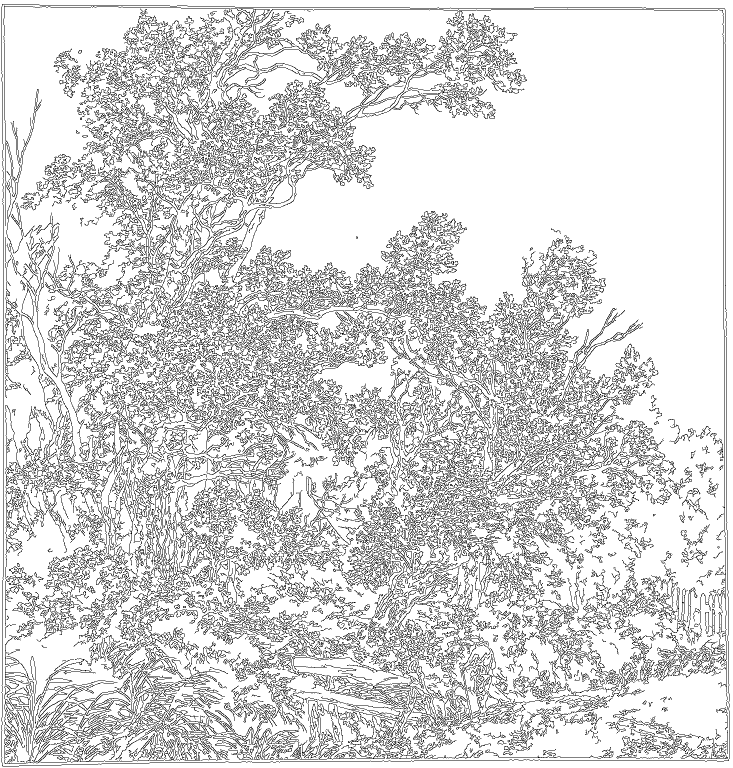
#> input picture paper/ppt_assets/clp4k_v6_union_en_000001_lineart.png, 1465 x 1536 px (shown at 1/2 size)
$ python -i cleaning.py   (imports and definitions only)   (older library calls are emulated)
#> lines starting #> are read from the running program, lines starting #| are printed output that depends on the picture; after the words box and inside, x2 and y2 are one past the last pixel; in counts of white or black regions, pixels touching at a corner belong together
from __future__ import annotations

from dataclasses import dataclass
from pathlib import Path
from typing import Any
import json

import cv2
import numpy as np
from PIL import Image
from PIL import UnidentifiedImageError


Image.MAX_IMAGE_PIXELS = None


@dataclass
class ImageQualityReport:
    width: int
    height: int
    aspect_ratio: float
    blur_score: float
    entropy: float
    border_score: float
    text_like_score: float
    blank_ratio: float
    mean_brightness: float
    phash: str
    quality_score: float
    flags: list[str]

    def to_dict(self) -> dict[str, Any]:
        return self.__dict__.copy()


def load_image_rgb(path: str | Path) -> np.ndarray:
    return np.asarray(Image.open(path).convert("RGB"))


def phash_hex(rgb: np.ndarray, hash_size: int = 8, highfreq_factor: int = 4) -> str:
    gray = cv2.cvtColor(rgb, cv2.COLOR_RGB2GRAY).astype(np.float32)
    size = hash_size * highfreq_factor
    resized = cv2.resize(gray, (size, size), interpolation=cv2.INTER_AREA)
    dct = cv2.dct(resized)
    dct_low = dct[:hash_size, :hash_size]
    median = np.median(dct_low[1:, 1:])
    bits = dct_low > median
    value = 0
    for bit in bits.flatten():
        value = (value << 1) | int(bit)
    return f"{value:0{hash_size * hash_size // 4}x}"


def hamming_hex(a: str, b: str) -> int:
    return int(bin(int(a, 16) ^ int(b, 16)).count("1"))


def shannon_entropy(gray: np.ndarray) -> float:
    hist = cv2.calcHist([gray.astype(np.uint8)], [0], None, [256], [0, 256]).ravel()
    prob = hist / max(hist.sum(), 1.0)
    prob = prob[prob > 0]
    return float(-(prob * np.log2(prob)).sum())


def border_score(gray: np.ndarray, border_frac: float = 0.08) -> float:
    h, w = gray.shape
    bx = max(1, int(w * border_frac))
    by = max(1, int(h * border_frac))
    mask = np.zeros_like(gray, dtype=bool)
    mask[:by, :] = True
    mask[-by:, :] = True
    mask[:, :bx] = True
    mask[:, -bx:] = True
    border = gray[mask]
    center = gray[~mask]
    if len(center) == 0:
        return 0.0
    return float(abs(border.mean() - center.mean()) / 255.0)


def blank_space_ratio(gray: np.ndarray) -> float:
    return float((gray > 235).mean())


def blur_score(gray: np.ndarray) -> float:
    return float(cv2.Laplacian(gray, cv2.CV_32F).var())


def text_like_score(gray: np.ndarray) -> float:
    edges = cv2.Canny(gray.astype(np.uint8), 100, 200)
    kernel = cv2.getStructuringElement(cv2.MORPH_RECT, (9, 3))
    merged = cv2.morphologyEx(edges, cv2.MORPH_CLOSE, kernel)
    num_labels, _, stats, _ = cv2.connectedComponentsWithStats(merged, connectivity=8)
    score = 0.0
    area = gray.shape[0] * gray.shape[1]
    for idx in range(1, num_labels):
        _, _, w, h, comp_area = stats[idx]
        if w > h * 2 and comp_area > area * 0.002:
            score += comp_area / area
    return float(score)


def evaluate_image_quality(path: str | Path) -> ImageQualityReport:
    rgb = load_image_rgb(path)
#> in load_image_rgb, `return np.asarray(Image.open(path).convert("RGB"))`: returned value: shape (1536, 1465, 3); 83.9% white; black in thin lines or dots
    gray = cv2.cvtColor(rgb, cv2.COLOR_RGB2GRAY).astype(np.float32)
#> gray: shape (1536, 1465) float32; 83.9% white; black in thin lines or dots
    width = int(rgb.shape[1])
#> width = 1465
    height = int(rgb.shape[0])
#> height = 1536
    aspect = width / max(height, 1)
#> aspect = 0.954
    blur = blur_score(gray)
#> blur = 102109.6
    entropy = shannon_entropy(gray)
#> in shannon_entropy, `hist = cv2.calcHist([gray.astype(np.uint8)], [0], None, [256], [0, 256..`: hist = 256 values, max 1888201 at index 255, min 0 at index 1, mean 8790
#> in shannon_entropy, `prob = hist / max(hist.sum(), 1.0)`: prob = 256 values, max 0.839 at index 255, min 0 at index 1, mean 0.00391
#> in shannon_entropy, `prob = prob[prob > 0]`: prob = [0.161, 0.839]
#> entropy = 0.636
    border = border_score(gray)
#> border = 0.0619
    text_score = text_like_score(gray)
#> in text_like_score, `edges = cv2.Canny(gray.astype(np.uint8), 100, 200)`:
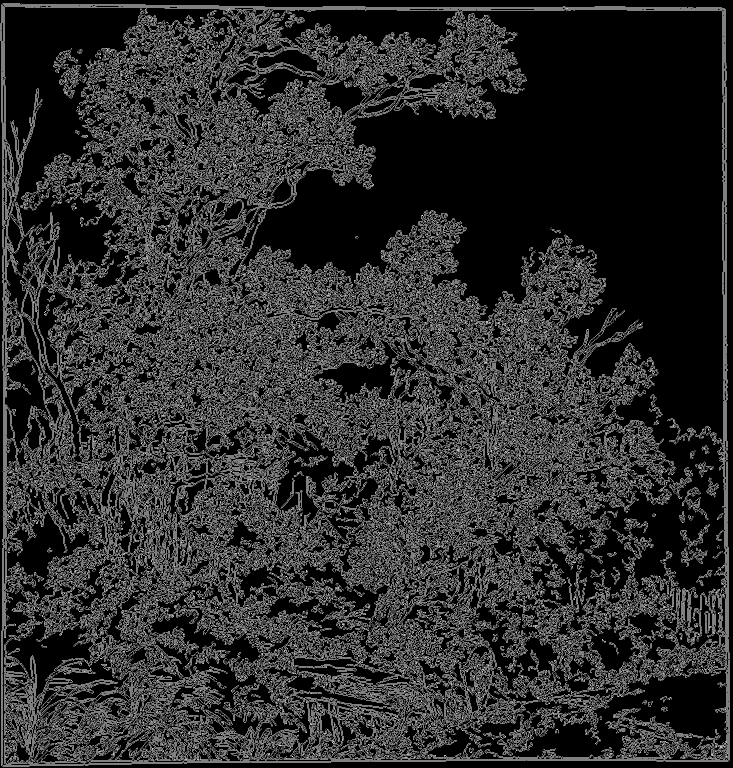
#> edges: shape (1536, 1465) (shown at 1/2 size); 17.7% white in thin lines or dots
#> in text_like_score, `merged = cv2.morphologyEx(edges, cv2.MORPH_CLOSE, kernel)`:
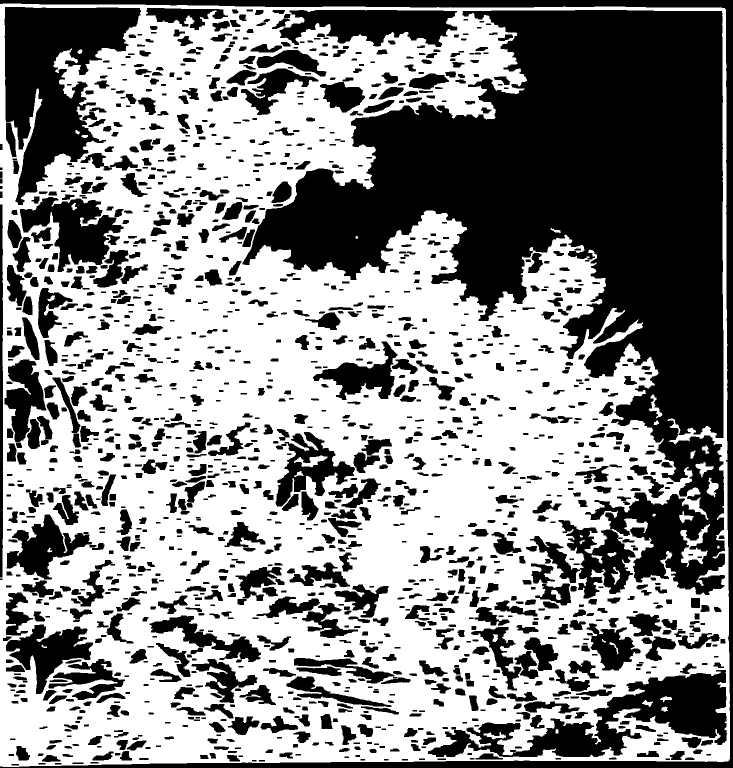
#> merged: shape (1536, 1465) (shown at 1/2 size); 55.2% white; 1607 black regions (1 under 20 px), largest, box (x1, y1, x2, y2) and area: (485, 20, 1450, 1190) 448695, (9, 14, 282, 410) 54247, (0, 0, 1465, 1536) 49609
#> in text_like_score, `num_labels, _, stats, _ = cv2.connectedComponentsWithStats(merged, con..`: num_labels = 39; stats = 39 rows, first 6: [0, 0, 1465, 1536, 1008364], [0, 7, 1460, 1527, 1234761], [155, 99, 10, 9, 64], [151, 260, 9, 9, 51], [163, 270, 13, 6, 65], [143, 406, 11, 15, 94]
#> the loop in text_like_score, `for idx in range(1, num_labels):` made 38 passes
#> (w, h, comp_area) on passes 1, 2, 3, 4, 5, 6, 7, 8, 10, 11, 12, 13: (1460, 1527, 1234761), (10, 9, 64), (9, 9, 51), (13, 6, 65), (11, 15, 94), (21, 12, 89), (6, 6, 25), (17, 12, 102), (28, 48, 403), (11, 9, 64), (16, 17, 138), (11, 16, 104)
#> after the loop in text_like_score, `for idx in range(1, num_labels):`: score = 0
#> text_score = 0
    blank_ratio = blank_space_ratio(gray)
#> blank_ratio = 0.839
    brightness = float(gray.mean())
#> brightness = 214
    p_hash = phash_hex(rgb)
#> in phash_hex, `resized = cv2.resize(gray, (size, size), interpolation=cv2.INTER_AREA)`:
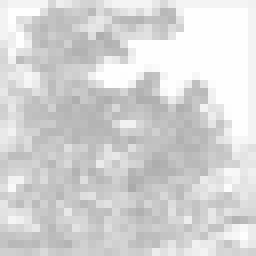
#> resized: shape (32, 32) float32 (shown 8 times larger); min 170.1, max 255, mean 214
#> in phash_hex, `dct = cv2.dct(resized)`:
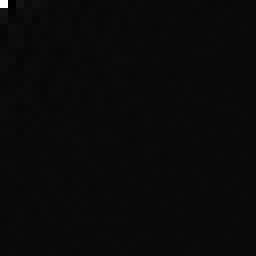
#> dct: shape (32, 32) float32 (shown 8 times larger); min -270.6, max 6847.1, mean 7.1; drawn with min black and max white
#> in phash_hex, `median = np.median(dct_low[1:, 1:])`: median = -3.95
#> the loop in phash_hex, `for bit in bits.flatten():` made 64 passes
#> (bit, value) on passes 2 to 13: (False, 2), (True, 5), (True, 11), (True, 23), (True, 47), (True, 95), (False, 190), (True, 381), (False, 762), (True, 1525), (True, 3051), (True, 6103)
#> value on pass 1: 1
#> after the loop in phash_hex, `for bit in bits.flatten():`: value = 13744304835445179594
#> p_hash = 'bebd946d6964c4ca'

    flags: list[str] = []
    if min(width, height) < 512:
        flags.append("low_resolution")
    if aspect < 0.3 or aspect > 3.5:
        flags.append("extreme_aspect_ratio")
    if blur < 15:
        flags.append("too_blurry")
    if entropy < 4.0:
        flags.append("low_information")
    if border > 0.22:
        flags.append("heavy_border")
    if text_score > 0.03:
        flags.append("possible_inscription_or_text")
    if blank_ratio > 0.8:
        flags.append("too_much_blank")

    quality_score = (
        min(1.0, blur / 120.0) * 0.25
        + min(1.0, entropy / 7.5) * 0.2
        + (1.0 - min(1.0, border / 0.35)) * 0.2
        + (1.0 - min(1.0, text_score / 0.08)) * 0.15
        + (1.0 - abs(blank_ratio - 0.35)) * 0.1
        + (1.0 - abs(brightness / 255.0 - 0.6)) * 0.1
    )
#> quality_score = 0.709
    quality_score = float(max(0.0, min(1.0, quality_score)))

    return ImageQualityReport(
        width=width,
        height=height,
        aspect_ratio=float(aspect),
        blur_score=float(blur),
        entropy=float(entropy),
        border_score=float(border),
        text_like_score=float(text_score),
        blank_ratio=float(blank_ratio),
        mean_brightness=brightness,
        phash=p_hash,
        quality_score=quality_score,
        flags=flags,
    )


def deduplicate_reports(reports: list[dict[str, Any]], hamming_threshold: int = 6) -> list[dict[str, Any]]:
    reports = sorted(reports, key=lambda item: item["quality"]["quality_score"], reverse=True)
    kept: list[dict[str, Any]] = []
    for report in reports:
        current_hash = report["quality"]["phash"]
        if not current_hash:
            report["duplicate_of"] = ""
            continue
        duplicate = False
        for existing in kept:
            existing_hash = existing["quality"]["phash"]
            if not existing_hash:
                continue
            if hamming_hex(current_hash, existing_hash) <= hamming_threshold:
                report["duplicate_of"] = existing["sample_id"]
                duplicate = True
                break
        if not duplicate:
            report["duplicate_of"] = ""
            kept.append(report)
    return reports


def save_reports(rows: list[dict[str, Any]], path: str | Path) -> None:
    path = Path(path)
    path.parent.mkdir(parents=True, exist_ok=True)
    with path.open("w", encoding="utf-8") as f:
        for row in rows:
            f.write(json.dumps(row, ensure_ascii=False) + "\n")

>>> result = evaluate_image_quality('../../../paper/ppt_assets/clp4k_v6_union_en_000001_lineart.png')
